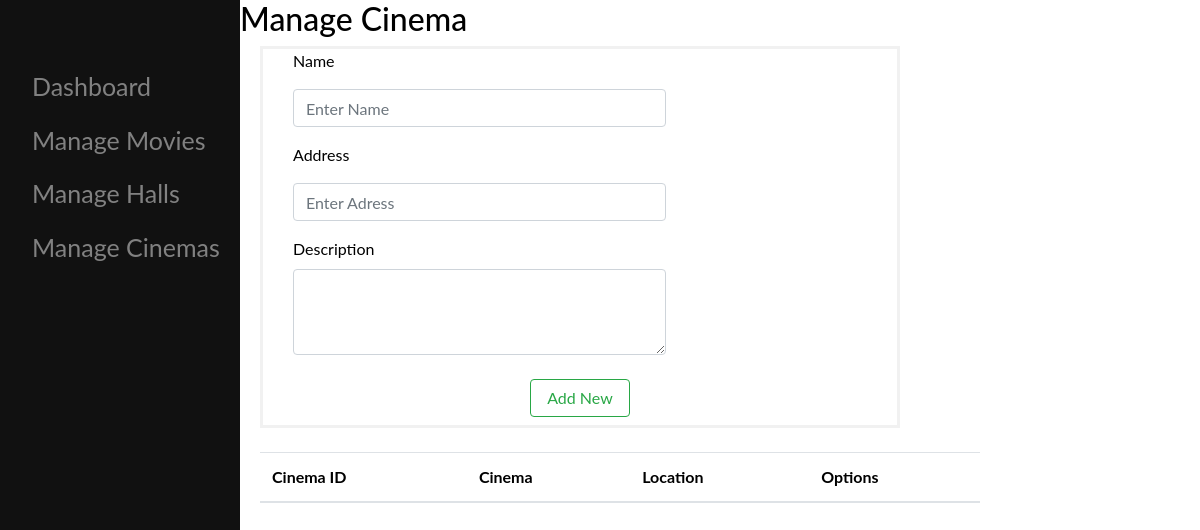
/Admin-Side/cinema/cinema.php, run on an earlier commit of the app's database.
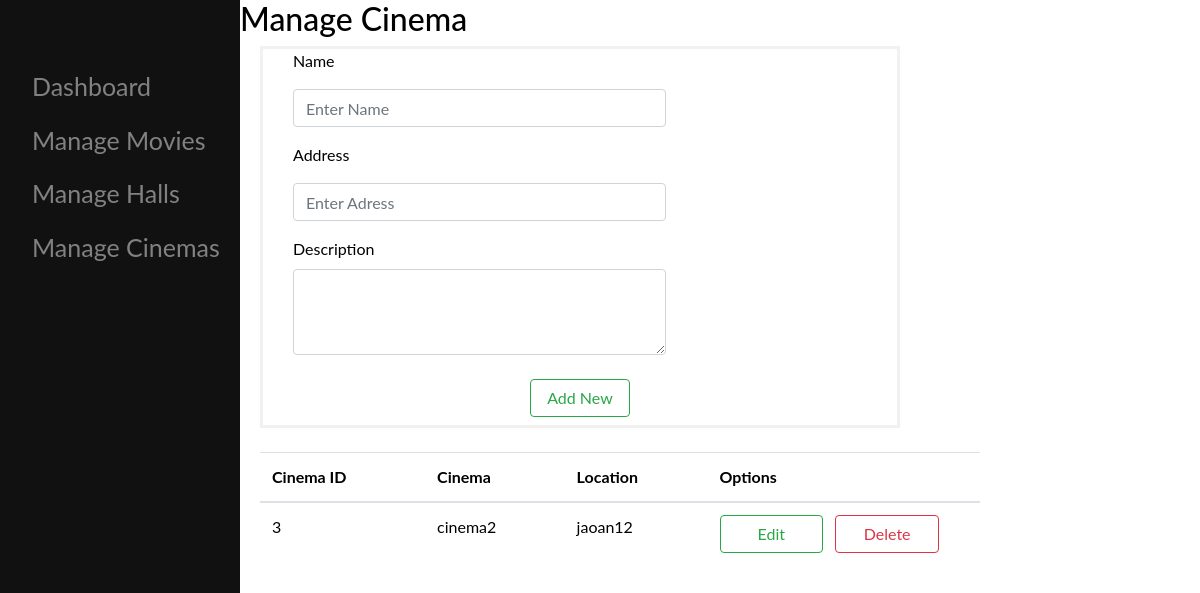
And on a later commit of the database.
### tables this page shows
CREATE TABLE `cinema` (
  `cinema_id` int(11) NOT NULL,
  `cinema_name` varchar(255) NOT NULL,
  `cinema_description` longtext NOT NULL,
  `cinema_location` longtext NOT NULL
);

### Admin-Side/cinema/addCinema.php (called while the page is built, shortened)
<?php
  include ('../../Config/db_config.php');
  $query = 'SELECT * FROM cinema ORDER BY cinema_id ASC';
  $res = mysqli_query($conn, $query);
  $cinemaList = mysqli_fetch_all($res, MYSQLI_ASSOC);
  $cinemaName = '';
    $cinemaLocation = '';
  $cinemaDesc = '';
?>

### Admin-Side/cinema/cinema.php (the view, shortened to what this page needs)
<?php
include './addCinema.php'
?>
<!DOCTYPE html>
<html>
  <head>
      <link rel="stylesheet" href="https://stackpath.bootstrapcdn.com/bootstrap/4.1.0/css/bootstrap.min.css">
    <link rel="stylesheet" href="../../Asset/style.css" />
  </head>
  <body>
    <div class="dashboardContainer">
      <?php include '../../Asset/sideNav.php'; ?>
      <div id="main">
          <h2>Manage Cinema</h2>
          <form class="col-8" action="" method="post" style="margin: 0px 20px;">
            <div class="form-group col-8">
              <label for="inputName">Name</label>
              <input type="text" class="form-control col-12" id="inputName" name="cinemaName" placeholder="Enter Name" value="<?php echo $cinemaName ?>" required>
            </div>
            <div class="form-group col-8">
              <label for="inputAddress">Address</label>
              <input type="text" class="form-control col-12" id="inputAddress" name="cinemaLocation" placeholder="Enter Adress" value="<?php echo $cinemaLocation ?>"required>
            </div>
            <div class="form-group col-8">
              <label for="exampleFormControlTextarea1">Description</label>
              <textarea class="form-control col-12" id="exampleFormControlTextarea1" name="cinemaDesc" rows="3" required> <?php echo $cinemaDesc ?> </textarea>
            </div>
            <?php if (isset($_GET['edit'])) {
              $id = $_GET['edit'];
        echo '<input  type="hidden" name="cinID" value="'.$id.'"></input>';
        echo '<button name="editCinema" type="submit" class="btn btn-outline-success col-md-2 offset-md-5">Edit</button>';
        echo "<a href='./cinema.php' type='button' class='btn btn-outline-danger col-md-2 offset-md-5' >Cancel</a>";
      } else {
        echo '<button name="addCinema" type="submit" class="btn btn-outline-success col-md-2 offset-md-5">Add New</button>';} ?>
          </form>
          <br>
          <table class="table w-75 p-3" style="margin: 0px 20px;">
            <thead>
              <tr>
                <th scope="col">Cinema ID</th>
                <th scope="col">Cinema</th>
                <th scope="col">Location</th>
                <th scope="col">Options</th>
              </tr>
            </thead>
            <tbody>
              <?php foreach($cinemaList as $cinemaRes) : ?>
                <tr>
                  <?php $cinID = $cinemaRes['cinema_id']; ?>
                  <td><?php echo $cinemaRes['cinema_id']; ?></td>
                  <td><?php echo $cinemaRes['cinema_name']; ?></td>
                  <td><?php echo $cinemaRes['cinema_location']; ?></td>
                  <td><a type="button" href="./cinema.php?edit=<?php echo $cinID ?>"class="btn btn-outline-success col-md-5">Edit</a>
                  <a type="button" href="./cinema.php?delete=<?php echo $cinID ?>" class="btn btn-outline-danger col-md-5">Delete</a>
                  </td>
                </tr>
            <?php endforeach; ?>
            </tbody>
          </table>
      </div>
    </div>
  </body>
</html>

### Asset/sideNav.php (shortened to what this page needs)
<!DOCTYPE html>
<html>
	<head>
	</head>
	<body>
		<div id="mySidenav" class="sidenav">
			<a href="../dashboard/dashboard.php">Dashboard</a>
			<a href="../movie/movie.php">Manage Movies</a>
			<a href="../hall/hall.php">Manage Halls</a>
			<a href="../cinema/cinema.php">Manage Cinemas</a>
		</div>
	</body>
</html>

### Asset/style.css (style rules this page uses)
* { box-sizing: border-box; }
body { background-color:white; color: #000; display: flex; flex-direction: column; align-items: center; justify-content: center; height: 100vh; font-family: 'Lato', sans-serif; margin: 0; }
form { border: 3px solid #f1f1f1; }
input { width: 100%; padding: 12px 20px; margin: 8px 0; display: inline-block; border: 1px solid #ccc; box-sizing: border-box; }
button { background-color: #4CAF50; color: white; padding: 14px 20px; margin: 8px 0; border: none; cursor: pointer; width: 100%; }
.dashboardContainer { position: relative; width: 100%; height: 100%; }
.sidenav { height: 100%; width: 20%; position: fixed; top: 0; float: left; background-color: #111; overflow-x: hidden; padding-top: 60px; }
.sidenav a { padding: 8px 8px 8px 32px; text-decoration: none; font-size: 25px; color: #818181; display: block; }
#main { width: 80%; height: 100%; float: right; }

What changed in the data, as far as the page shows it:
added cinema: cinema_id "3", cinema_name "cinema2", cinema_location "jaoan12"
